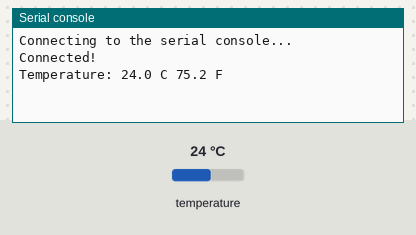
Bench run of a program on a simulated CircuitPython board. Parts: the last lines printed to the serial console. The test bench sets the inputs (shaded band); at power-on: temperature 24 °C.

Above: at 2.7 s.
2.8 s: temperature set to 12 °C
At 4.9 s:
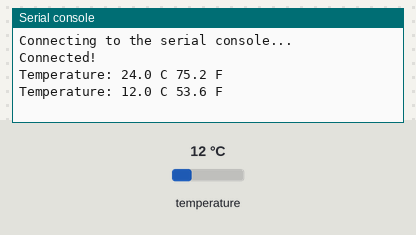
5.5 s: temperature set to 19 °C
At 6.4 s:
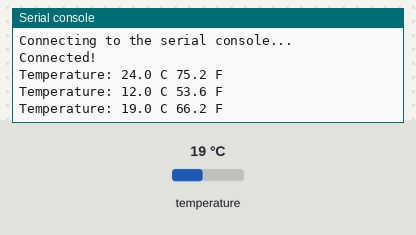
Timing chart, 0 to 8.5 s (numbered marks = the images above; inputs shaded):
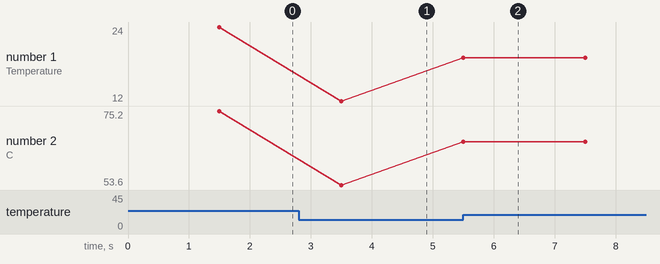

The program:

mcp9808_readTemp.py
```python
# Write your code here :-)
#Imports libraries
import board
from board import *
import digitalio
import time
import sys
import os
import busio
import adafruit_mcp9808

#Sets up i2c
i2c = busio.I2C(board.SCL, board.SDA)
mcp = adafruit_mcp9808.MCP9808(i2c)

#Connects to serial console in Mu
print ("Connecting to the serial console...")
time.sleep(1.5)
print ("Connected!")

#While loop runs forever
while True:
    tempC = mcp.temperature
    tempF = tempC * 9 / 5 + 32
    print('Temperature: {} C {} F '.format(tempC, tempF))
    time.sleep(2)
```

Measured:
- after the input at 2.8 s, the serial console: prints a new line after 0.70 s (image 1)
- after the input at 5.5 s, the serial console: prints a new line at once (image 2)
- plotted number 1: 24 → 12 after the input at 2.8 s, 12 → 19 after the input at 5.5 s
- plotted number 2: 75.2 → 53.6 after the input at 2.8 s, 53.6 → 66.2 after the input at 5.5 s
